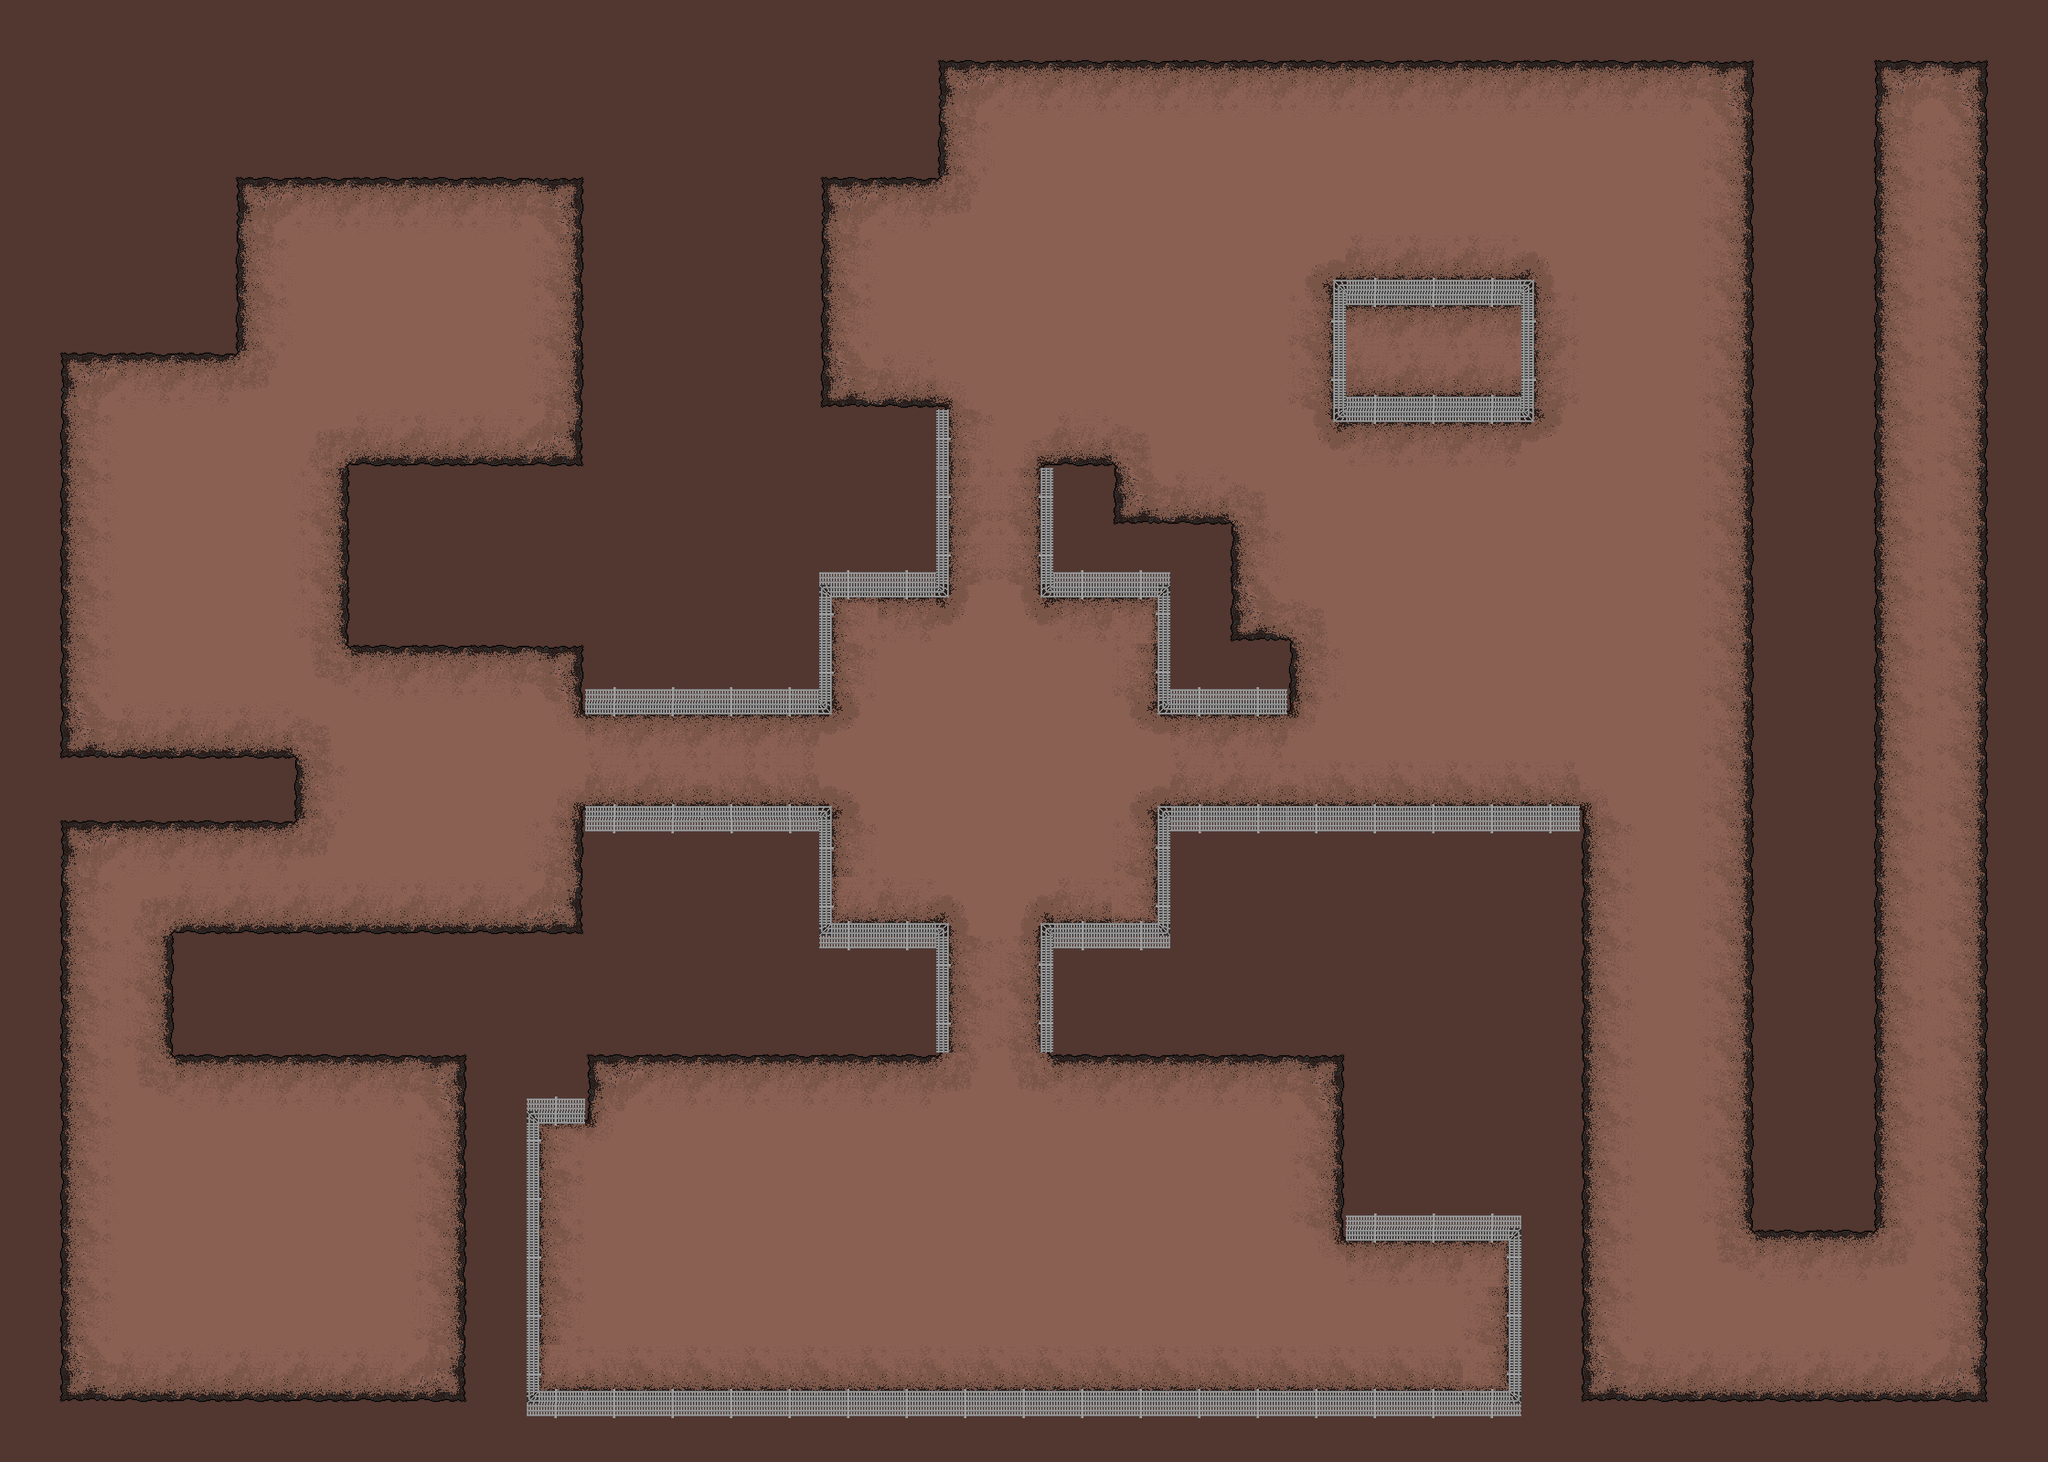

Tiled map render using the project's own tile images. Description and the map definition, with tile-layer contents summarised, below:
An orthogonal 35x25 tile map with 64x64 px tiles, 2 tile layers (Background, ground), 4 hidden layers not drawn, 2 tilesets.

<map version="1.10" tiledversion="1.11.2" orientation="orthogonal" renderorder="right-down" width="35" height="25" tilewidth="64" tileheight="64" infinite="0" nextlayerid="11" nextobjectid="5">
 <tileset firstgid="1" source="../Tiled/BasicTileset.tsx" />
 <tileset firstgid="13" source="../Tiled/EnemyPaths.tsx" />
 <layer id="1" name="Background" width="35" height="25">
  <data>[875 cells, 0 non-empty, 0 distinct tile ids]</data>
 </layer>
 <layer id="10" name="ground" width="35" height="25">
  <data>[875 cells, 875 non-empty, 11 distinct tile ids]</data>
 </layer>
 <layer id="6" name="enemypath" width="35" height="25" visible="0">
  <data>[875 cells, 156 non-empty, 4 distinct tile ids]</data>
 </layer>
 <layer id="9" name="interactions" width="35" height="25" visible="0">
  <data>[875 cells, 2 non-empty, 1 distinct tile ids]</data>
 </layer>
 <layer id="2" name="Walls" width="35" height="25" visible="0">
  <data>[875 cells, 287 non-empty, 1 distinct tile ids]</data>
 </layer>
 <layer id="8" name="spawns" width="35" height="25" visible="0">
  <data>[875 cells, 11 non-empty, 3 distinct tile ids]</data>
 </layer>
</map>
